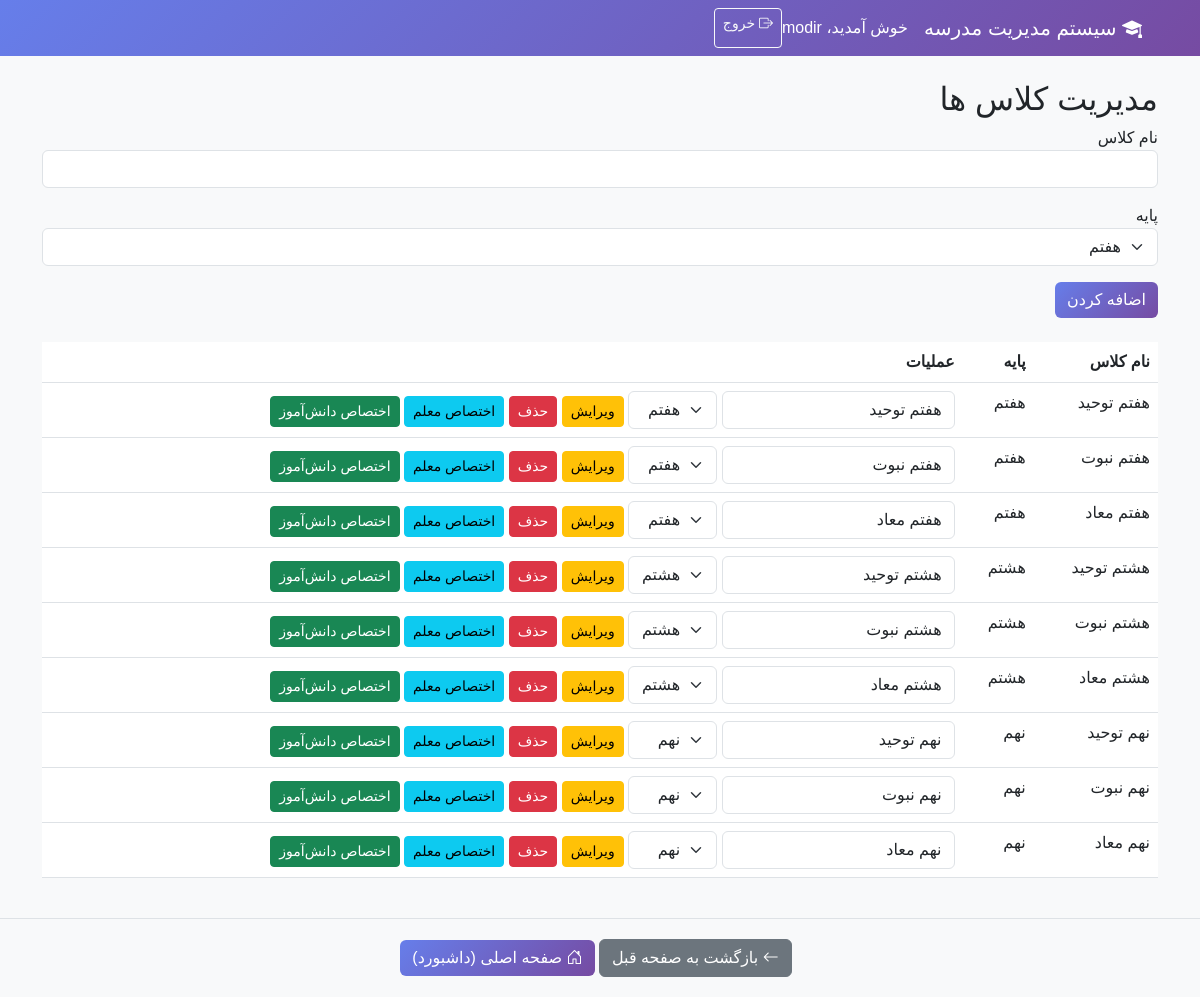
/admin/classes (signed in), run on the app's committed database.
### models.py (models this page shows)
class Class(db.Model):
    id = db.Column(db.Integer, primary_key=True)
    name = db.Column(db.String(50), nullable=False)
    grade_id = db.Column(db.Integer, db.ForeignKey('grade.id'), nullable=False)
    students = db.relationship('Student', back_populates='class_', lazy=True)
    subjects = db.relationship('Subject', back_populates='class_', lazy=True)
    class_teachers = db.relationship('TeacherClass', back_populates='class_', lazy=True, cascade='all, delete-orphan')
    attendances = db.relationship('Attendance', back_populates='class_', lazy=True)
    grade = db.relationship('Grade', back_populates='classes')

class Grade(db.Model):
    id = db.Column(db.Integer, primary_key=True)
    name = db.Column(db.String(20), nullable=False)
    classes = db.relationship('Class', back_populates='grade', lazy=True)

### routes/admin.py (the view)
@admin_bp.route('/classes')
@login_required(role='admin')
def manage_classes():
    classes = Class.query.all()
    grades = Grade.query.all()
    teachers = Teacher.query.all()
    students = Student.query.all()
    return render_template('manage_classes.html', classes=classes, grades=grades, teachers=teachers, students=students)

### routes/general.py (called while the page is built)
def login_required(role='any'):
    def decorator(f):
        @wraps(f)
        def decorated_function(*args, **kwargs):
            if 'user_id' not in session:
                flash('لطفا وارد شوید', 'error')
                return redirect(url_for('general.login'))
            if role == 'admin' and session.get('role') != 'admin':
                flash('دسترسی محدود به ادمین', 'error')
                return redirect(url_for('general.login'))
            return f(*args, **kwargs)
        return decorated_function
    return decorator

### templates/manage_classes.html (shortened to what this page needs)
{% extends "base.html" %}
{% block content %}
<h2>مدیریت کلاس ها</h2>
<form method="POST" action="{{ url_for('admin.add_class') }}">
    <div class="mb-3">
        <label>نام کلاس</label>
        <input type="text" name="name" class="form-control" required>
    </div>
    <div class="mb-3">
        <label>پایه</label>
        <select name="grade_id" class="form-select" required>
            {% for grade in grades %}
            <option value="{{ grade.id }}">{{ grade.name }}</option>
            {% endfor %}
        </select>
    </div>
    <button type="submit" class="btn btn-primary">اضافه کردن</button>
</form>
<table class="table mt-4">
    <thead>
        <tr><th>نام کلاس</th><th>پایه</th><th>عملیات</th></tr>
    </thead>
    <tbody>
        {% for cls in classes %}
        <tr>
            <td>{{ cls.name }}</td>
            <td>{{ cls.grade.name }}</td>
            <td>
                <form method="POST" action="{{ url_for('admin.edit_class', class_id=cls.id) }}" class="d-inline">
                    <input type="text" name="name" value="{{ cls.name }}" class="form-control d-inline w-auto" style="width:80px;">
                    <select name="grade_id" class="form-select d-inline w-auto" style="width:100px;">
                        {% for grade in grades %}
                        <option value="{{ grade.id }}" {% if grade.id == cls.grade_id %}selected{% endif %}>{{ grade.name }}</option>
                        {% endfor %}
                    </select>
                    <button type="submit" class="btn btn-sm btn-warning">ویرایش</button>
                </form>
                <a href="{{ url_for('admin.delete_class', class_id=cls.id) }}" class="btn btn-sm btn-danger" onclick="return confirm('حذف شود؟')">حذف</a>
                <button type="button" class="btn btn-sm btn-info" data-bs-toggle="modal" data-bs-target="#assignTeachers{{ cls.id }}">اختصاص معلم</button>
                <button type="button" class="btn btn-sm btn-success" data-bs-toggle="modal" data-bs-target="#assignStudents{{ cls.id }}">اختصاص دانش‌آموز</button>
            </td>
        </tr>
        {% endfor %}
    </tbody>
</table>
{% endblock %}

### templates/base.html (shortened to what this page needs)
            <!DOCTYPE html>
            <html lang="fa" dir="rtl">
            <head>
                <link href="https://cdn.jsdelivr.net/npm/bootstrap@5.3.0/dist/css/bootstrap.min.css" rel="stylesheet">
                <link href="https://cdn.jsdelivr.net/npm/bootstrap-icons@1.10.0/font/bootstrap-icons.css" rel="stylesheet">
            </head>
            <body>
                {% if session.get('user_id') %}
                <nav class="navbar navbar-expand-lg navbar-dark">
                    <div class="container">
                        <a class="navbar-brand" href="#">
                            <i class="bi bi-mortarboard-fill"></i> سیستم مدیریت مدرسه
                        </a>
                        <div class="navbar-nav ms-auto">
                            <span class="navbar-text text-white me-3">
                                خوش آمدید، {{ session.get('username') }}
                            </span>
                            <a class="btn btn-outline-light btn-sm" href="{{ url_for('general.logout') }}">
                                <i class="bi bi-box-arrow-right"></i> خروج
                            </a>
                        </div>
                    </div>
                </nav>
                {% endif %}
                <div class="container mt-4">
                    {% block content %}{% endblock %}
                </div>
                {% if session.get('user_id') %}
                <footer class="footer-buttons">
                    <div class="container">
                        <div class="row justify-content-center">
                            <div class="col-auto">
                                <a href="{{ request.referrer or url_for('general.index') }}" class="btn btn-secondary me-2">
                                    <i class="bi bi-arrow-left"></i> بازگشت به صفحه قبل
                                </a>
                                <a href="{{ url_for('admin.admin_dashboard') if session.get('role') == 'admin' else url_for('teacher.teacher_dashboard') }}" class="btn btn-primary">
                                    <i class="bi bi-house-door"></i> صفحه اصلی (داشبورد)
                                </a>
                            </div>
                        </div>
                    </div>
                </footer>
                {% endif %}
            </body>
            </html>

### templates/base.html (style rules this page uses)
body { font-family: 'Vazir', sans-serif; background-color: #f8f9fa; }
.navbar { background: linear-gradient(135deg, #667eea 0%, #764ba2 100%); }
.btn-primary { background: linear-gradient(135deg, #667eea 0%, #764ba2 100%); border: none; }
.footer-buttons { background-color: #f8f9fa; padding: 20px 0; margin-top: 40px; border-top: 1px solid #dee2e6; }

### data on the page
Class: name "هفتم توحید", grade.name "هفتم", grade_id "هفتم"
Class: name "هفتم نبوت", grade.name "هفتم", grade_id "هفتم"
Class: name "هفتم معاد", grade.name "هفتم", grade_id "هفتم"
Class: name "هشتم توحید", grade.name "هشتم", grade_id "هشتم"
Class: name "هشتم نبوت", grade.name "هشتم", grade_id "هشتم"
Class: name "هشتم معاد", grade.name "هشتم", grade_id "هشتم"
Class: name "نهم توحید", grade.name "نهم", grade_id "نهم"
Class: name "نهم نبوت", grade.name "نهم", grade_id "نهم"
Class: name "نهم معاد", grade.name "نهم", grade_id "نهم"

### other printed values
{{ session.get('username') }} "modir"
form field grade_id "هفتم"
